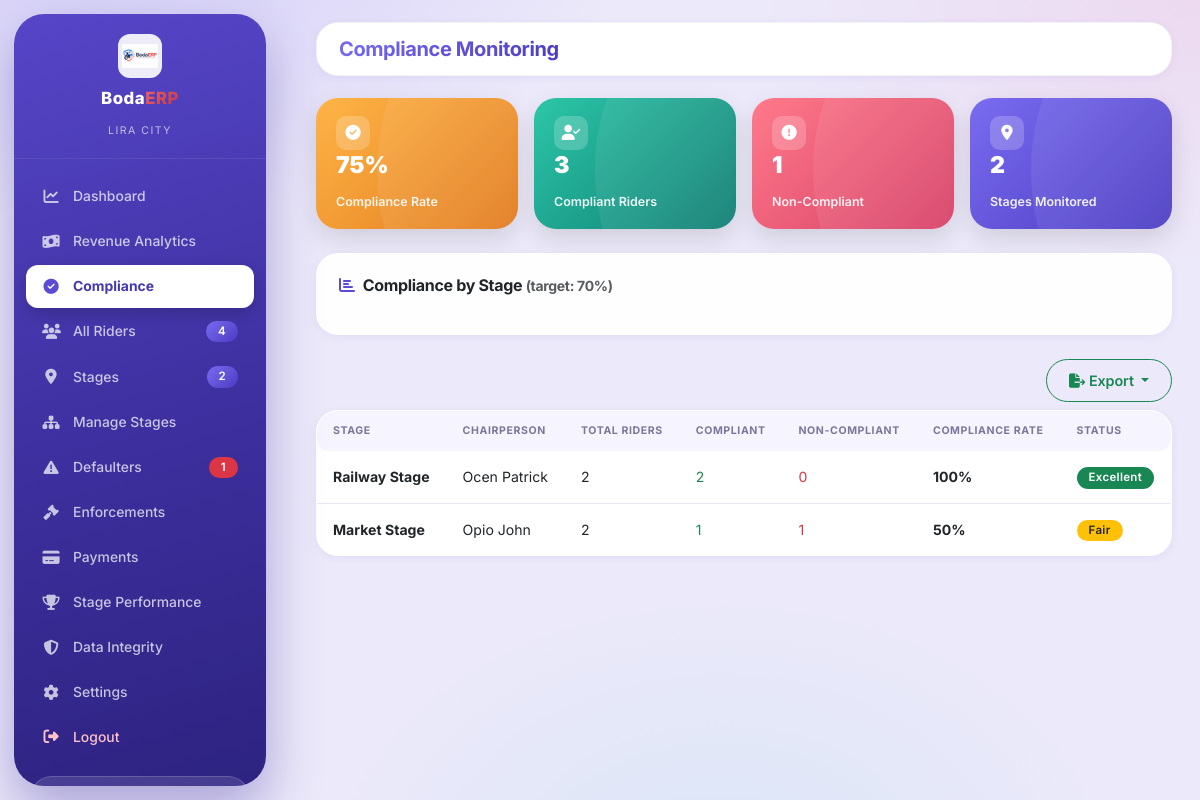
Page /pages/citycouncil/compliance-monitoring.php (signed in) on the committed database.
### tables this page shows
CREATE TABLE cities (
  id                 CHAR(3) PRIMARY KEY,                  
  name               VARCHAR(120) NOT NULL,
  country            VARCHAR(80)  NOT NULL DEFAULT 'Uganda',
  currency           CHAR(3)      NOT NULL DEFAULT 'UGX',
  logo_path          VARCHAR(255),
  annual_fee         DECIMAL(12,2) NOT NULL DEFAULT 0,
  fiscal_year        VARCHAR(20)  NOT NULL DEFAULT '2026/2027',
  id_prefix          VARCHAR(20)  NOT NULL,
  status             ENUM('active','pending','suspended') NOT NULL DEFAULT 'pending',
  contact_email      VARCHAR(150),
  contact_phone      VARCHAR(30),
  address            VARCHAR(255),
  payment_gateway    VARCHAR(60),
  sms_gateway        VARCHAR(60),
  revenue_split_city        TINYINT UNSIGNED NOT NULL DEFAULT 55,
  revenue_split_association TINYINT UNSIGNED NOT NULL DEFAULT 26,
  revenue_split_platform    TINYINT UNSIGNED NOT NULL DEFAULT 9,
  revenue_split_government  TINYINT UNSIGNED NOT NULL DEFAULT 10,
  compliance_target  TINYINT UNSIGNED NOT NULL DEFAULT 70,
  grace_period_days  SMALLINT UNSIGNED NOT NULL DEFAULT 30,
  reminder_days      SMALLINT UNSIGNED NOT NULL DEFAULT 14,
  created_by         INT NULL,
  created_at         DATETIME NOT NULL DEFAULT CURRENT_TIMESTAMP,
  updated_at         DATETIME NOT NULL DEFAULT CURRENT_TIMESTAMP ON UPDATE CURRENT_TIMESTAMP,
  CONSTRAINT chk_revenue_split CHECK (revenue_split_city + revenue_split_association + revenue_split_platform + revenue_split_government = 100)
);

CREATE TABLE stages (
  id          INT AUTO_INCREMENT PRIMARY KEY,
  city_id     CHAR(3) NOT NULL,
  code        VARCHAR(20) NOT NULL UNIQUE,           
  name        VARCHAR(120) NOT NULL,
  location    VARCHAR(150),
  route       VARCHAR(150),
  chairperson_name  VARCHAR(150),    
  chairperson_phone VARCHAR(30),
  status      ENUM('active','inactive') NOT NULL DEFAULT 'active',
  created_at  DATETIME NOT NULL DEFAULT CURRENT_TIMESTAMP,
  updated_at  DATETIME NOT NULL DEFAULT CURRENT_TIMESTAMP ON UPDATE CURRENT_TIMESTAMP,
  FOREIGN KEY (city_id) REFERENCES cities(id) ON DELETE RESTRICT,
  INDEX idx_stage_city (city_id)
);

### config/database.php (called while the page is built, shortened)
<?php
function db(): mysqli {
    static $link = null;
    if ($link === null) {
        try {
            $link = mysqli_connect(DB_HOST, DB_USER, DB_PASS, DB_NAME, (int) DB_PORT);
            $link->set_charset(DB_CHARSET);
        } catch (mysqli_sql_exception $e) {
            error_log('BodaERP DB Connection Error: ' . $e->getMessage());
            die('Database connection failed. Please try again later or contact support.');
        }
    }
    return $link;
}

### includes/db_helpers.php (called while the page is built, shortened)
<?php
require_once __DIR__ . '/../config/database.php';
function _dbPrepare(string $sql, array $params = []): mysqli_stmt {
    $values = $params;
    $stmt = db()->prepare($sql);
    if ($values !== []) {
        $types = '';
        foreach ($values as $v) {
            if (is_int($v))       $types .= 'i';
            elseif (is_float($v)) $types .= 'd';
            elseif (is_bool($v))  { $types .= 'i'; }
            else                   $types .= 's';
        }
        $bound = [];
        foreach ($values as $k => $v) {
            $bound[$k] = is_bool($v) ? (int) $v : $v;
        }
        $stmt->bind_param($types, ...$bound);
    }
    return $stmt;
}
function fetchAll(string $sql, array $params = []): array {
    $stmt = _dbPrepare($sql, $params);
    $stmt->execute();
    $result = $stmt->get_result();
    $rows = $result->fetch_all(MYSQLI_ASSOC);
    return $rows;
}
function fetchOne(string $sql, array $params = []): ?array {
    $stmt = _dbPrepare($sql, $params);
    $stmt->execute();
    $row = $stmt->get_result()->fetch_assoc();
    return $row ?? null;
}
function fetchValue(string $sql, array $params = []) {
    $stmt = _dbPrepare($sql, $params);
    $stmt->execute();
    $row = $stmt->get_result()->fetch_row();
    return $row === null ? null : $row[0];
}

### includes/functions.php (called while the page is built, shortened)
<?php
require_once __DIR__ . '/db_helpers.php';
function h(?string $s): string {
    return htmlspecialchars($s ?? '', ENT_QUOTES, 'UTF-8');
}

### pages/citycouncil/compliance-monitoring.php (the view, shortened to what this page needs)
<?php
$cityId = $_SESSION['city_id'];
$city = fetchOne("SELECT * FROM cities WHERE id = ?", [$cityId]);
$stages = fetchAll("SELECT s.*, v.rider_count, v.active_count, v.expired_count, v.pending_count, v.compliance_pct
    FROM stages s LEFT JOIN v_stage_stats v ON v.stage_id = s.id WHERE s.city_id = ? ORDER BY v.compliance_pct DESC", [$cityId]);
$totalRiders = (int) fetchValue("SELECT COUNT(*) FROM riders WHERE city_id = ? AND deleted_at IS NULL", [$cityId]);
$activeRiders = (int) fetchValue("SELECT COUNT(*) FROM riders WHERE city_id = ? AND status='active' AND deleted_at IS NULL", [$cityId]);
$defaulters = (int) fetchValue("SELECT COUNT(*) FROM riders WHERE city_id = ? AND status='expired' AND deleted_at IS NULL", [$cityId]);
$overallRate = $totalRiders ? round(100 * $activeRiders / $totalRiders) : 0;
?>
<!DOCTYPE html>
<html lang="en">
<head>
    <?php $pageTitle = 'Compliance Monitoring - BodaERP'; require __DIR__ . '/../../includes/partials/head-assets.php'; ?>
</head>
<body>
<?php require __DIR__ . '/../../includes/partials/sidebar-citycouncil.php'; ?>
<div class="main-content" id="mainContent">
    <header class="top-header">
        <div class="d-flex justify-content-between align-items-center">
            <div class="d-flex align-items-center gap-3">
                <h5 class="mb-0 fw-bold"><span class="text-gradient-blue">Compliance Monitoring</span></h5>
            </div>
        </div>
    </header>
    <div class="content-area">
        <div class="row g-3 mb-4">
            <div class="col-md-3 col-6"><div class="stat-hero-card grad-gold"><div class="stat-hero-icon"><i class="fas fa-check-circle"></i></div><div><div class="stat-hero-value"><?= $overallRate ?>%</div><div class="stat-hero-label">Compliance Rate</div></div></div></div>
            <div class="col-md-3 col-6"><div class="stat-hero-card grad-green"><div class="stat-hero-icon"><i class="fas fa-user-check"></i></div><div><div class="stat-hero-value"><?= number_format($activeRiders) ?></div><div class="stat-hero-label">Compliant Riders</div></div></div></div>
            <div class="col-md-3 col-6"><div class="stat-hero-card grad-red"><div class="stat-hero-icon"><i class="fas fa-exclamation-circle"></i></div><div><div class="stat-hero-value"><?= number_format($defaulters) ?></div><div class="stat-hero-label">Non-Compliant</div></div></div></div>
            <div class="col-md-3 col-6"><div class="stat-hero-card grad-blue"><div class="stat-hero-icon"><i class="fas fa-map-marker-alt"></i></div><div><div class="stat-hero-value"><?= count($stages) ?></div><div class="stat-hero-label">Stages Monitored</div></div></div></div>
        </div>
        <div class="card mb-4">
            <div class="card-body">
                <h6 class="fw-bold mb-3"><i class="fas fa-chart-bar text-primary me-2"></i>Compliance by Stage <small class="text-muted">(target: <?= (int)$city['compliance_target'] ?>%)</small></h6>
            </div>
        </div>
        <div class="d-flex justify-content-end mb-2 no-print">
            <?php $exportTableId='complianceTable'; $exportFilename='compliance_by_stage'; $exportTitle='Compliance Monitoring'; require __DIR__ . '/../../includes/partials/export-toolbar.php'; ?>
        </div>
        <div class="card">
            <div class="card-body p-0">
                <div class="table-responsive">
                    <table class="table table-hover mb-0" id="complianceTable">
                        <thead><tr><th>Stage</th><th>Chairperson</th><th>Total Riders</th><th>Compliant</th><th>Non-Compliant</th><th>Compliance Rate</th><th>Status</th></tr></thead>
                        <tbody>
                        <?php foreach ($stages as $s):
                            $c = (float) ($s['compliance_pct'] ?? 0);
                            [$badge, $label] = $c >= 80 ? ['bg-success','Excellent'] : ($c >= 70 ? ['bg-primary','Good'] : ($c >= 50 ? ['bg-warning text-dark','Fair'] : ['bg-danger','Poor']));
                        ?>
                            <tr>
                                <td><strong><?= h($s['name']) ?></strong></td>
                                <td><?= h($s['chairperson_name'] ?: '—') ?></td>
                                <td><?= (int) $s['rider_count'] ?></td>
                                <td class="text-success"><?= (int) $s['active_count'] ?></td>
                                <td class="text-danger"><?= (int) ($s['expired_count'] + $s['pending_count']) ?></td>
                                <td><span class="fw-bold"><?= $c ?>%</span></td>
                                <td><span class="badge <?= $badge ?>"><?= $label ?></span></td>
                            </tr>
                        <?php endforeach; ?>
                        </tbody>
                    </table>
                </div>
            </div>
        </div>
    </div>
</div>
</body>
</html>

### assets/css/style.css (style rules this page uses)
:root { --primary-blue: #5b4bd5; --primary-blue-dark: #4538b0; --primary-blue-light: #efecfe; --primary-blue-gradient: linear-gradient(135deg, #7a6cf0 0%, #4a3bc2 100%); --secondary-red: #e5484d; --secondary-red-dark: #b02a37; --secondary-red-light: #fdecec; --secondary-red-gradient: linear-gradient(135deg, #f2646a 0%, #c23440 100%); --dark-black: #1f1b3a; --dark-black-light: #2d2760; --dark-black-lighter: #4538b0; --dark-black-gradient: linear-gradient(165deg, #5646c8 0%, #3d2f9e 55%, #2d2380 100%); --accent-purple: #e0529c; --accent-purple-dark: #a02a6b; --accent-purple-light: #fce9f3; --accent-purple-gradient: linear-gradient(135deg, #ee79b6 0%, #c23d86 100%); --pure-white: #ffffff; --off-white: #f6f4fe; --canvas: #ece9fa; --light-gray: #e9e6f6; --medium-gray: #cfcbe6; --text-muted: #7b7799; --text-dark: #1f1b3a; --shadow-sm: 0 2px 10px rgba(70, 50, 150, 0.06); --shadow-md: 0 10px 30px rgba(70, 50, 150, 0.10); --shadow-lg: 0 18px 44px rgba(70, 50, 150, 0.16); --shadow-xl: 0 28px 64px rgba(70, 50, 150, 0.22); --shadow-red: 0 10px 26px rgba(229, 72, 77, 0.22); --radius-sm: 12px; --radius-md: 16px; --radius-lg: 22px; --radius-xl: 28px; --radius-full: 9999px; --transition-fast: 0.15s ease; --transition-normal: 0.25s cubic-bezier(0.4, 0, 0.2, 1); --transition-slow: 0.4s cubic-bezier(0.4, 0, 0.2, 1); --bs-primary: #5b4bd5; --bs-primary-rgb: 91, 75, 213; --bs-link-color: #5b4bd5; --bs-link-hover-color: #4538b0; }
* { margin: 0; padding: 0; box-sizing: border-box; }
body { font-family: 'Inter', -apple-system, BlinkMacSystemFont, sans-serif; background: var(--canvas); color: var(--text-dark); overflow-x: hidden; -webkit-font-smoothing: antialiased; }
h1, h2, h3, h4, h5, h6 { font-weight: 700; letter-spacing: -0.02em; }
.text-gradient-blue { background: var(--primary-blue-gradient); -webkit-background-clip: text; -webkit-text-fill-color: transparent; background-clip: text; }
.card { border: 1px solid rgba(28, 32, 51, 0.05); border-radius: var(--radius-lg); background: var(--pure-white); box-shadow: var(--shadow-sm); transition: box-shadow var(--transition-normal), transform var(--transition-normal); overflow: hidden; }
.card-body { padding: 22px; }
.badge { font-weight: 600; padding: 5px 12px; border-radius: var(--radius-full); font-size: 0.72rem; letter-spacing: 0.2px; }
.table { font-size: 0.88rem; color: var(--text-dark); border-collapse: separate; border-spacing: 0; }
.table thead th { font-weight: 700; color: var(--text-muted); text-transform: uppercase; font-size: 0.66rem; letter-spacing: 0.6px; border-bottom: none; padding: 12px 16px; background: var(--off-white); }
.table thead th:first-child { border-radius: 12px 0 0 12px; }
.table thead th:last-child { border-radius: 0 12px 12px 0; }
.table tbody td { padding: 14px 16px; vertical-align: middle; border-bottom: 1px solid var(--light-gray); }
.table tbody tr:last-child td { border-bottom: none; }
.table tbody tr { transition: background var(--transition-fast); }
.table-responsive { -webkit-overflow-scrolling: touch; }
body { background: radial-gradient(900px 500px at 8% -10%, rgba(122,108,240,0.22), transparent 60%), radial-gradient(800px 480px at 100% 0%, rgba(238,121,182,0.14), transparent 55%), radial-gradient(700px 500px at 60% 110%, rgba(111,211,224,0.14), transparent 60%), var(--canvas); background-attachment: fixed; }
.text-primary { color: var(--primary-blue) !important; }
.card, .top-header, .quick-action-card, .stat-card-modern, .chart-card { border: 1px solid rgba(255,255,255,0.7); background: rgba(255,255,255,0.92); backdrop-filter: blur(10px); -webkit-backdrop-filter: blur(10px); box-shadow: var(--shadow-sm); border-radius: var(--radius-lg); }
.table thead th { background: var(--off-white); color: var(--text-muted); }
.table tbody td { border-bottom-color: var(--light-gray); }
.badge { letter-spacing: 0.3px; }

### rows in the picture
cities: compliance_target "70"
stages: name "Railway Stage", chairperson_name "Ocen Patrick", rider_count "2", active_count "2", pending_count "0", c "100", label "Excellent"
stages: name "Market Stage", chairperson_name "Opio John", rider_count "2", active_count "1", pending_count "1", c "50", label "Fair"

### other values in the picture
$_SESSION['city_name'] "LIRA CITY"
$label "Dashboard"
$label "Revenue Analytics"
$label "Compliance"
$label "All Riders"
$badge[1] "4"
$label "Stages"
$badge[1] "2"
$label "Manage Stages"
$label "Defaulters"
$badge[1] "1"
$label "Enforcements"
$label "Payments"
$label "Stage Performance"
$label "Data Integrity"
